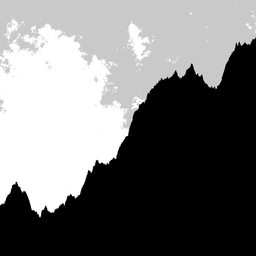
#> input picture images/mfTest1.png, 256 x 256 px, shrunk from 915 x 915 before the run, found by its file name
$ python colorReplace2.py
#> lines starting #> are read from the running program, lines starting #| are printed output that depends on the picture; after the words box and inside, x2 and y2 are one past the last pixel; in counts of white or black regions, pixels touching at a corner belong together
from PIL import Image
import numpy as np


baseImg = Image.open('mfTest1.png')
#> baseImg is the input picture: PIL image 256x256 RGB; min 0, max 255, mean 117.4
baseImg = baseImg.convert('RGBA')
#> baseImg: PIL image 256x256 RGBA

data = np.array(baseImg)   # "data" is a height x width x 4 numpy array
red, green, blue, alpha = data.T # Temporarily unpack the bands for readability
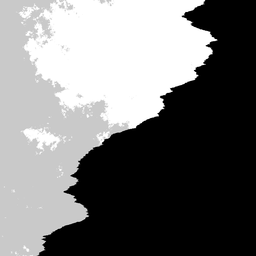
#> red: shape (256, 256); min 0, max 255, mean 117.4
#> alpha: shape (256, 256); every value is 255

# Replace white with red... (leaves alpha values alone...)
whiteArea = (red == 255) & (blue == 255) & (green == 255)
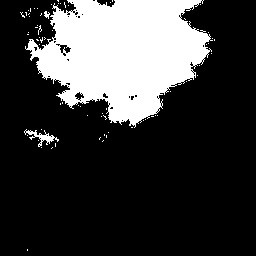
#> whiteArea: shape (256, 256) bool; 23.5% white; 70 white regions (67 under 20 px), largest, box (x1, y1, x2, y2) and area: (25, 0, 213, 128) 15014, (24, 129, 59, 147) 187, (44, 11, 50, 19) 27
greyArea = (red == 201) & (blue == 201) & (green == 201)
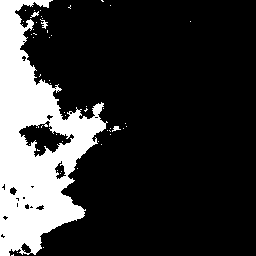
#> greyArea: shape (256, 256) bool; 20.6% white; 52 white regions (48 under 20 px), largest, box (x1, y1, x2, y2) and area: (0, 0, 108, 256) 13360, (40, 19, 48, 29) 33, (112, 126, 121, 132) 28, (30, 11, 39, 18) 27
blackArea = (red == 0) & (blue == 0) & (green == 0)
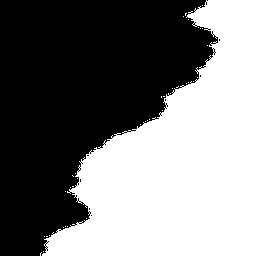
#> blackArea: shape (256, 256) bool; 47.5% white; 38 white regions (37 under 20 px), largest, box (x1, y1, x2, y2) and area: (42, 0, 256, 256) 31075

r = 128
g = 255
b = 0

toggleRed = 0
toggleGreen = 1
toggleBlue = 0

for i in range(1000):
    if toggleRed == 0:
        r += 1
    else:
        r -= 1
    if toggleGreen == 0:
        g += 1
    else:
        g -= 1
    if toggleBlue == 0:
        b += 1
    else:
        b -= 1
    data[..., :-1][whiteArea.T] = (r, r, r)  # Transpose back needed
    data[..., :-1][blackArea.T] = (g, g, g)  # Transpose back needed
    data[..., :-1][greyArea.T] = (b, b, b)  # Transpose back needed
    print(r, b, g)
    im2 = Image.fromarray(data)
    im2.save(r'd:\IPL_PycharmProjects\test'+str(i)+'.png', 'PNG')
    #  Limit Switches
    if r >= 255:
        toggleRed = 1
    if r <= 0:
        toggleRed = 0
    if g >= 255:
        toggleGreen = 1
    if g <= 0:
        toggleGreen = 0
    if b >= 255:
        toggleBlue = 1
    if b <= 0:
        toggleBlue = 0
#> this loop made 1000 passes
#> pass 1, `im2 = Image.fromarray(data)`:
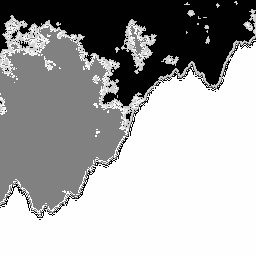
#> im2: PIL image 256x256 RGBA; mean R, G, B, A 167.2, 167.2, 167.2, 255
#> after the loop:
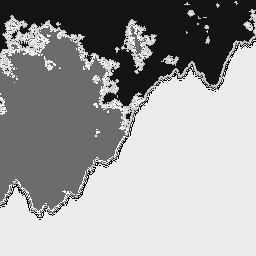
#> data: shape (256, 256, 4); mean R, G, B, A 157.1, 157.1, 157.1, 255
#> after the loop, b = 20; g = 235; r = 108

$ run again, with images/cloudExample1.png copied over images/mfTest1.png
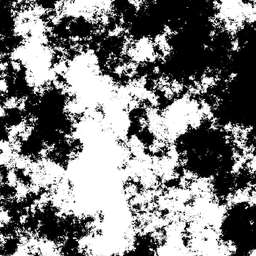
#> input picture images/cloudExample1.png, 256 x 256 px, shrunk from 915 x 915 before the run, found by its file name
#> baseImg is the input picture: PIL image 256x256 RGB; min 0, max 255, mean 127.1
#> baseImg: PIL image 256x256 RGBA
#> alpha: shape (256, 256); every value is 255
#> `whiteArea = (red == 255) & (blue == 255) & (green == 255)`:
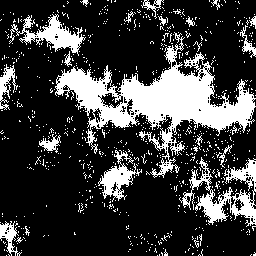
#> whiteArea: shape (256, 256) bool; 23.6% white; 791 white regions (770 under 20 px), largest, box (x1, y1, x2, y2) and area: (55, 32, 256, 178) 8458, (179, 157, 256, 227) 1858, (9, 14, 86, 56) 1121
#> greyArea: shape (256, 256) bool; 0.14% white in thin lines or dots
#> blackArea: shape (256, 256) bool; 24.3% white; 753 white regions (719 under 20 px), largest, box (x1, y1, x2, y2) and area: (0, 114, 138, 256) 6592, (122, 177, 197, 235) 1731, (89, 22, 163, 77) 1501
#> after the loop `for i in range(1000):`:
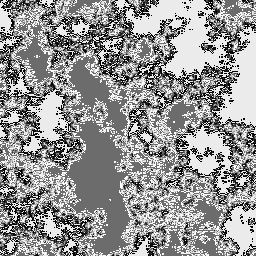
#> data: shape (256, 256, 4); mean R, G, B, A 149.2, 149.2, 149.2, 255
#> after the loop `for i in range(1000):`: b = 20; g = 235; r = 108

$ run again, with images/compTest1.1_1.3.png copied over images/mfTest1.png
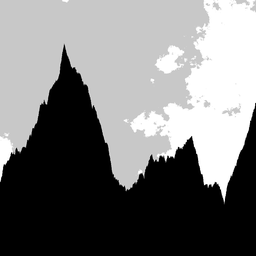
#> input picture images/compTest1.1_1.3.png, 256 x 256 px, shrunk from 915 x 915 before the run, found by its file name
#> baseImg is the input picture: PIL image 256x256 RGBA; mean R, G, B, A 121.4, 121.4, 121.4, 255
#> alpha: shape (256, 256); every value is 255
#> `whiteArea = (red == 255) & (blue == 255) & (green == 255)`:
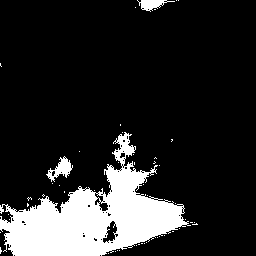
#> whiteArea: shape (256, 256) bool; 16% white; 50 white regions (47 under 20 px), largest, box (x1, y1, x2, y2) and area: (0, 132, 191, 256) 9877, (46, 156, 73, 182) 286, (137, 0, 175, 12) 216
#> greyArea: shape (256, 256) bool; 0.39% white in thin lines or dots, all inside (x1, y1, x2, y2) = (0, 0, 192, 256)
#> blackArea: shape (256, 256) bool; 42.7% white; 51 white regions (50 under 20 px), largest, box (x1, y1, x2, y2) and area: (52, 0, 256, 256) 27902
#> after the loop `for i in range(1000):`:
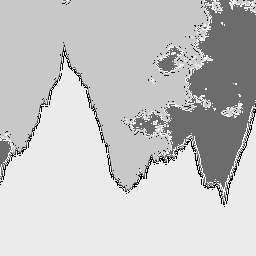
#> data: shape (256, 256, 4); mean R, G, B, A 197.5, 197.5, 197.5, 255
#> after the loop `for i in range(1000):`: b = 20; g = 235; r = 108
